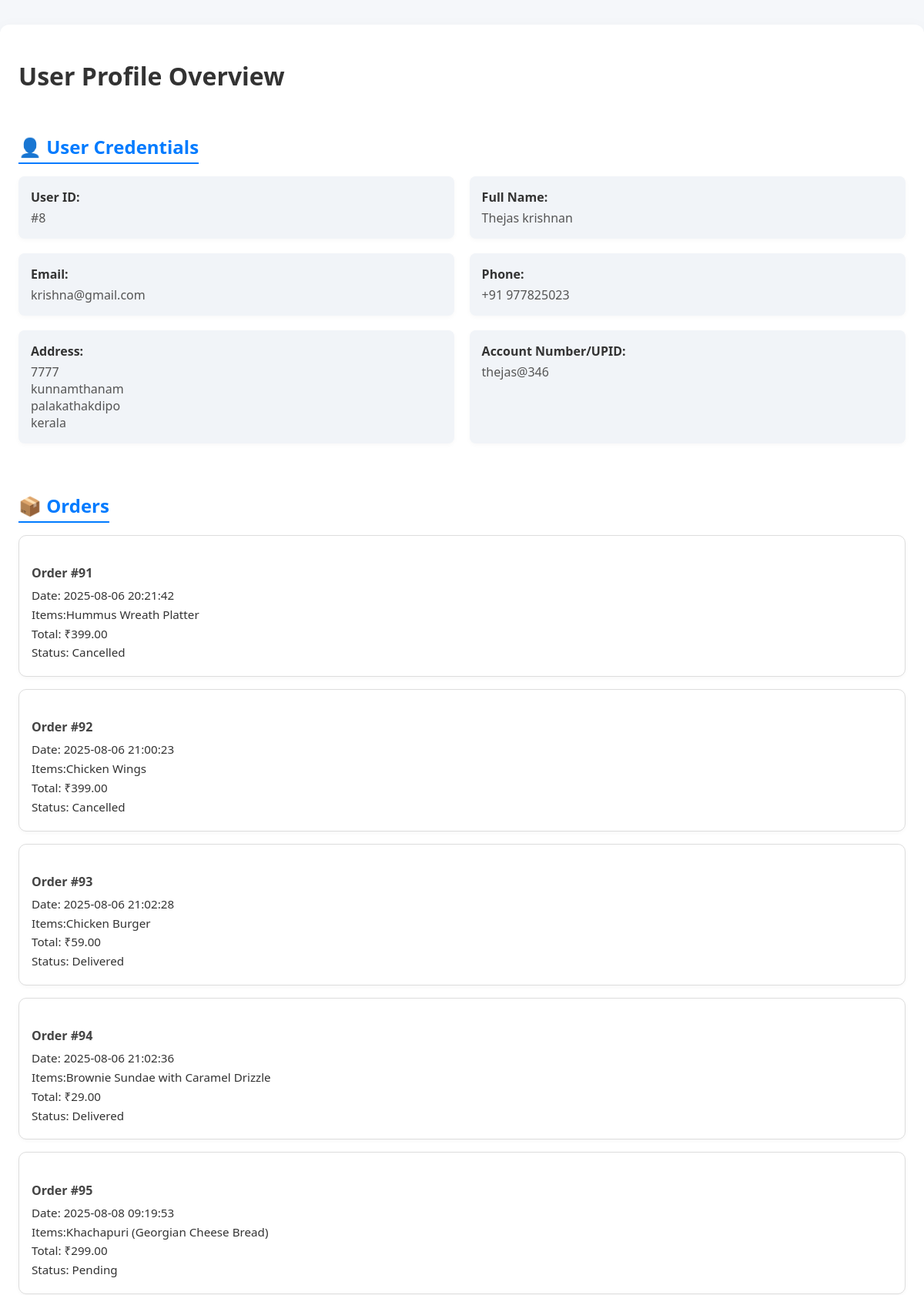
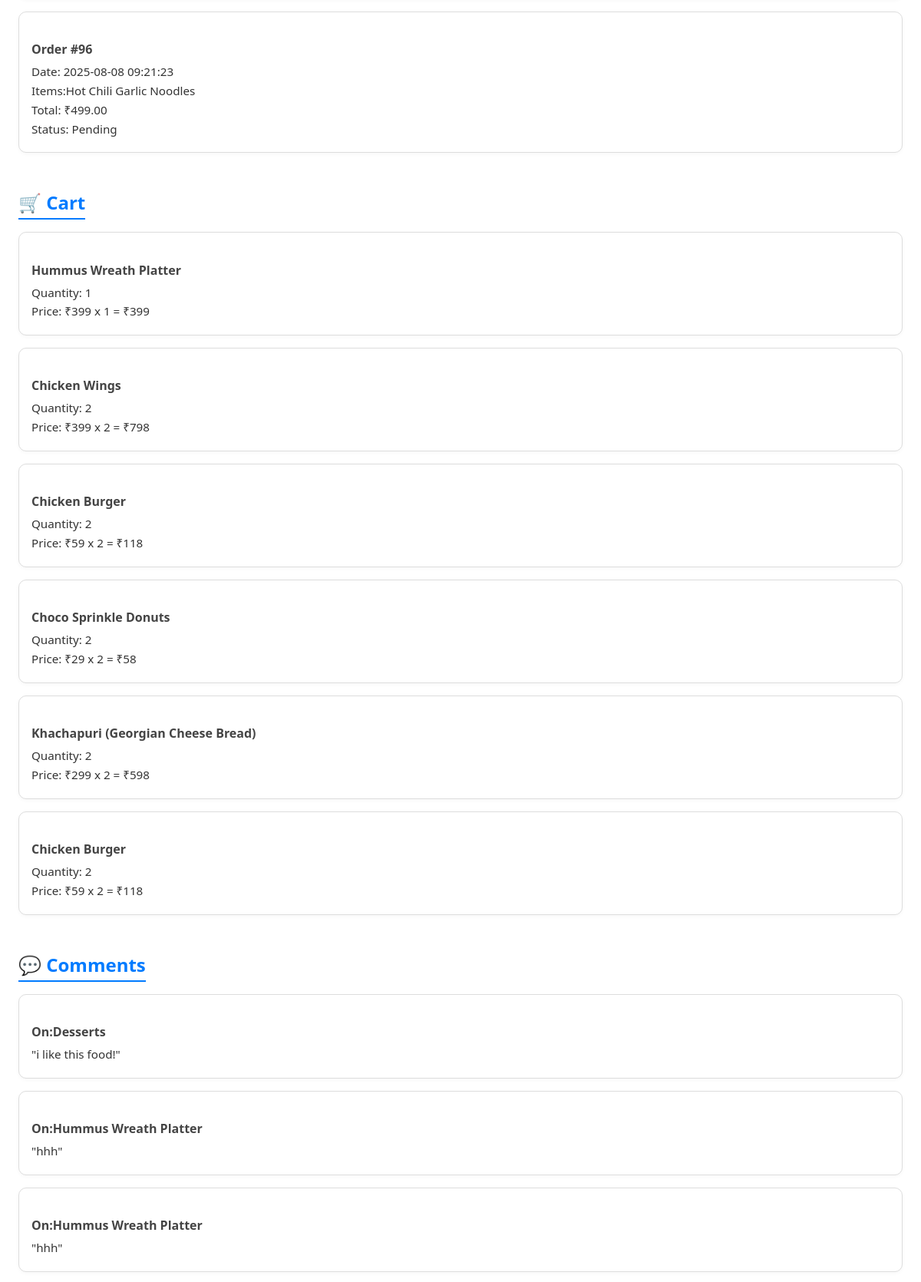
Page /admin/user-view.php?id=8 (upper part) on the committed database (2 pictures, top to bottom).
### tables this page shows
CREATE TABLE `order_form_tb` (
  `id` int(10) UNSIGNED NOT NULL,
  `full_name` varchar(100) NOT NULL,
  `username` varchar(200) NOT NULL,
  `email` varchar(200) NOT NULL,
  `phone` varchar(100) NOT NULL,
  `street_address` varchar(255) NOT NULL,
  `city` varchar(100) NOT NULL,
  `state` varchar(100) NOT NULL,
  `zip_code` varchar(100) NOT NULL,
  `account` varchar(200) NOT NULL,
  `delivery_inst` text NOT NULL,
  `user_id` int(10) UNSIGNED NOT NULL
);

CREATE TABLE `order_tb` (
  `id` int(10) UNSIGNED NOT NULL,
  `title` varchar(200) NOT NULL,
  `price` decimal(8,2) NOT NULL,
  `image` varchar(255) NOT NULL,
  `date` datetime NOT NULL DEFAULT current_timestamp(),
  `status` varchar(50) NOT NULL,
  `menu_id` int(10) UNSIGNED NOT NULL,
  `user_id` int(10) UNSIGNED NOT NULL,
  `res_id` int(10) UNSIGNED NOT NULL
);

CREATE TABLE `cart_tb` (
  `id` int(10) UNSIGNED NOT NULL,
  `title` varchar(100) NOT NULL,
  `image` varchar(200) NOT NULL,
  `price` decimal(8,0) NOT NULL,
  `quantity` int(11) NOT NULL,
  `subtotal` int(11) NOT NULL,
  `delivery` int(11) NOT NULL,
  `user_id` int(10) UNSIGNED NOT NULL,
  `menu_id` int(10) UNSIGNED NOT NULL
);

### admin/user-view.php (the view, shortened to what this page needs)
<?php
include "connection/connect.php";
  $user_id=$_GET["id"];
?>
<!DOCTYPE html>
<html lang="en">
<head>
</head>
<body>
  <div class="container">
    <h1>User Profile Overview</h1>
     <?php
       $sql = "SELECT * FROM order_form_tb WHERE user_id=$user_id";
       $res = mysqli_query($conn, $sql);
       $row=mysqli_fetch_array($res);
     ?>
    <div class="user-info">
      <h2>👤 User Credentials</h2>
      <div class="grid-2">
        <div class="info-box">
          <label>User ID:</label>
          <p>#<?php echo $row["user_id"];?></p>
        </div>
        <div class="info-box">
          <label>Full Name:</label>
          <p><?php echo $row["full_name"];?></p>
        </div>
        <div class="info-box">
          <label>Email:</label>
          <p><?php echo $row["email"];?></p>
        </div>
        <div class="info-box">
          <label>Phone:</label>
          <p>+91 <?php echo $row["phone"];?></p>
        </div>
        <div class="info-box">
          <label>Address:</label>
          <p><?php echo $row["zip_code"];?></p>
           <p><?php echo $row["city"];?></p>
           <p><?php echo $row["street_address"];?></p>
           <p><?php echo $row["state"];?></p>
        </div>
        <div class="info-box">
          <label>Account Number/UPID:</label>
          <p><?php echo $row["account"];?></p>
        </div>
      </div>
    </div>
    <div class="user-orders">
      <h2>📦 Orders</h2>
       <?php
       $sql = "SELECT * FROM order_tb WHERE user_id=$user_id";
       $res = mysqli_query($conn, $sql);
       $count = mysqli_num_rows($res);
       if($count>0)
         {
           while($row=mysqli_fetch_array($res))
             {
              ?>
                 <div class="card">
                  <h4>Order #<?php echo $row["id"];?></h4>
                  <p>Date: <?php echo $row["date"];?></p>
                  <p>Items:<?php echo $row["title"]; ?></p>
                  <p>Total: ₹<?php echo $row["price"]; ?></p>
                  <p>Status: <?php echo $row["status"]; ?></p>
                </div>
              <?php
             }
         }
     ?>
    <div class="user-cart">
      <h2>🛒 Cart</h2>
      <?php
       $sql = "SELECT * FROM cart_tb WHERE user_id=$user_id";
       $res = mysqli_query($conn, $sql);
       $count = mysqli_num_rows($res);
       if($count>0)
         {
           while($row=mysqli_fetch_array($res))
             {
              ?>
                 <div class="card">
                  <h4><?php echo $row["title"]; ?></h4>
                  <p>Quantity: <?php echo $row["quantity"]; ?></p>
                  <p>Price: ₹<?php echo $row["price"]; ?> x <?php echo $row["quantity"]; ?> = ₹<?php echo $row["subtotal"]; ?></p>
                </div>
              <?php
             }
         }
     ?>
    <div class="user-comments">
      <h2>💬 Comments</h2>
       <?php
      $sql = "SELECT menu_tb.title,comment_tb.comment FROM menu_tb JOIN comment_tb ON menu_tb.id=comment_tb.menu_id";
       $res = mysqli_query($conn, $sql);
       $count = mysqli_num_rows($res);
       if($count>0)
         {
           while($row=mysqli_fetch_array($res))
             {
              ?>
                 <div class="card">
                  <h4>On:<?php echo $row["title"];?></h4>
                  <p>"<?php echo $row["comment"];?>"</p>
                </div>
              <?php
             }
         }
     ?>
    </div>
  </div>
</body>
</html>

### admin/user-view.php (style rules this page uses)
body { margin: 0; font-family: 'Segoe UI', sans-serif; background: #f5f7fa; color: #333; }
.container { max-width: 1200px; margin: 2rem auto; padding: 1.5rem; background: #fff; border-radius: 12px; box-shadow: 0 8px 24px rgba(0, 0, 0, 0.05); }
h2 { margin-top: 2rem; margin-bottom: 1rem; border-bottom: 2px solid #007bff; display: inline-block; padding-bottom: 4px; color: #007bff; }
.user-info, .user-orders, .user-cart, .user-comments { margin-bottom: 2rem; }
.grid-2 { display: grid; grid-template-columns: 1fr 1fr; gap: 1.2rem; }
.info-box { background: #f1f4f8; padding: 1rem; border-radius: 8px; box-shadow: 0 2px 6px rgba(0, 0, 0, 0.03); }
.info-box label { font-weight: bold; display: block; margin-bottom: 0.3rem; }
.info-box p { margin: 0; color: #555; }
.card { background: #fff; padding: 1rem; border: 1px solid #ddd; border-radius: 10px; margin-bottom: 1rem; box-shadow: 0 2px 5px rgba(0, 0, 0, 0.03); }
.card h4 { margin-bottom: 0.5rem; color: #444; }
.card p { margin: 0.3rem 0; font-size: 0.95rem; }

### rows in the picture
order_form_tb: user "8", full_name "Thejas krishnan", email "krishna@gmail.com", phone "977825023", zip_code "7777", city "kunnamthanam", street_address "palakathakdipo", state "kerala", account "thejas@346"
order_tb: id "91", date "2025-08-06 20:21:42", title "Hummus Wreath Platter", price "399.00", status "Cancelled"
order_tb: id "92", date "2025-08-06 21:00:23", title "Chicken Wings", price "399.00", status "Cancelled"
order_tb: id "93", date "2025-08-06 21:02:28", title "Chicken Burger", price "59.00", status "Delivered"
order_tb: id "94", date "2025-08-06 21:02:36", title "Brownie Sundae with Caramel Drizzle", price "29.00", status "Delivered"
order_tb: id "95", date "2025-08-08 09:19:53", title "Khachapuri (Georgian Cheese Bread)", price "299.00", status "Pending"
order_tb: id "96", date "2025-08-08 09:21:23", title "Hot Chili Garlic Noodles", price "499.00", status "Pending"
cart_tb: title "Hummus Wreath Platter", quantity "1", price "399", subtotal "399"
cart_tb: title "Chicken Wings", quantity "2", price "399", subtotal "798"
cart_tb: title "Chicken Burger", quantity "2", price "59", subtotal "118"
cart_tb: title "Choco Sprinkle Donuts", quantity "2", price "29", subtotal "58"
cart_tb: title "Khachapuri (Georgian Cheese Bread)", quantity "2", price "299", subtotal "598"
cart_tb: title "Chicken Burger", quantity "2", price "59", subtotal "118"

### other values in the picture
$row["title"] "Desserts"
$row["comment"] "i like this food!"
$row["title"] "Hummus Wreath Platter"
$row["comment"] "hhh"
